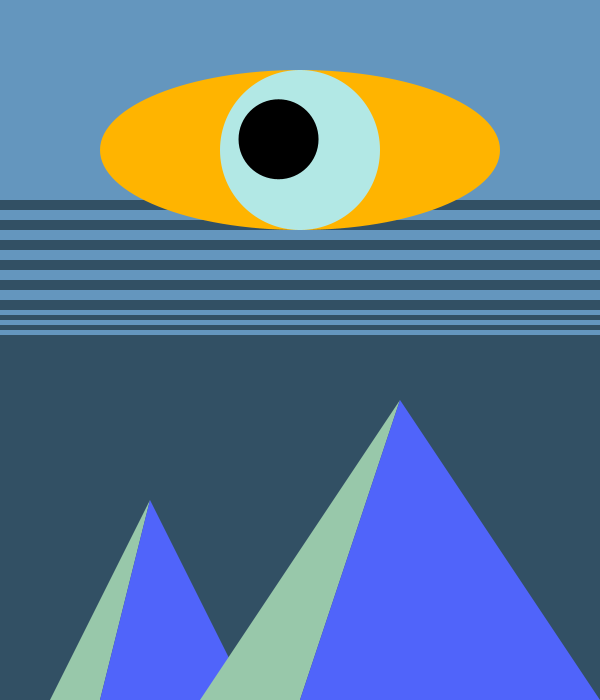
Frame 1 (no input)
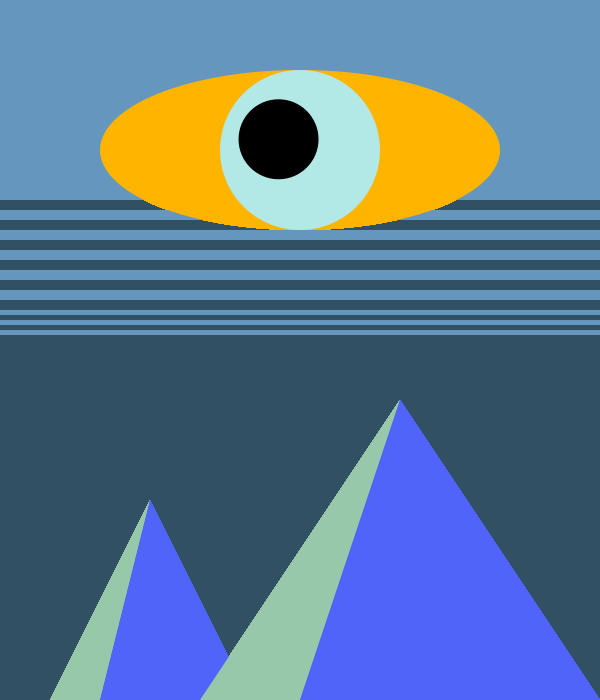
Frame 60 (the mouse pressed at the canvas centre just before this capture)
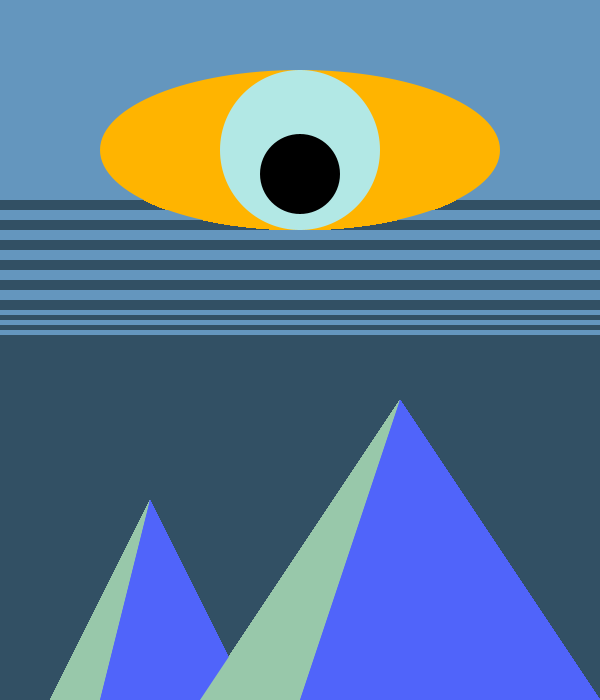
Frame 120 (the mouse held since frame 60 and released just before this capture)

The Processing sketch that drew these frames (run headless with seeded random() and noise(); from frame 60 on, the mouse is pressed at the canvas centre):

// Processing sketch: class01_6_eyes
// ── class01_6_eyes.pde
//定义 r,g,b 值
float r = 50;
float g = 80;
float b = 100;
void setup(){
  size(600,700);
  //在这里使用r,g,b变量
  background(r, g, b);
}

void draw(){
  noStroke();
    //调用画天空的函数
  drawSky();
    //调用画山的函数
  drawMountain();
  //调用moveEye函数
  moveEye(300,150,80);
  //moveEye(100,20,80);
  //moveEye(500,200,80);
}


//自定义一个函数用来画天空
void drawSky(){
  fill(100,150,190);
  rect(0,0,600,200);
  rect(0,210,600,10);
  rect(0,230,600,10);
  rect(0,250,600,10);
  rect(0,270,600,10);
  rect(0,290,600,10);
  rect(0,310,600,5);
  rect(0,320,600,5);
  rect(0,330,600,5);
}

//自定义一个函数用来画山
void drawMountain(){
  fill(152,200,170);
  triangle(50,700, 100,700, 150,500);
  fill(80,100,250);
  triangle(100,700, 150,500, 250,700);
  fill(152,200,170);
  triangle(200,700, 400, 400, 300, 700);
  fill(80,100,250);
  triangle(400, 400, 300, 700, 600, 700);
}


//自定义一个带参数的函数，绘制能交互的眼睛
void moveEye(int x, int y, int r){
  ellipseMode(CORNER);
  fill(255,180,0);
  int eyeH = r + 80;
  int eyeX = x - 200;
  int eyeY = y - eyeH/2;
  ellipse(eyeX, eyeY, 400, eyeH);
  ellipseMode(CENTER);
  fill(178, 232, 229);
  ellipse(x, y, eyeH, eyeH);
  fill(0);
  //ellipse(300,150,80,80);
  float angle = atan2(mouseY - y, mouseX - x);
  ellipse(x + 0.3*r*cos(angle),y+0.3*r*sin(angle),r,r);
}
